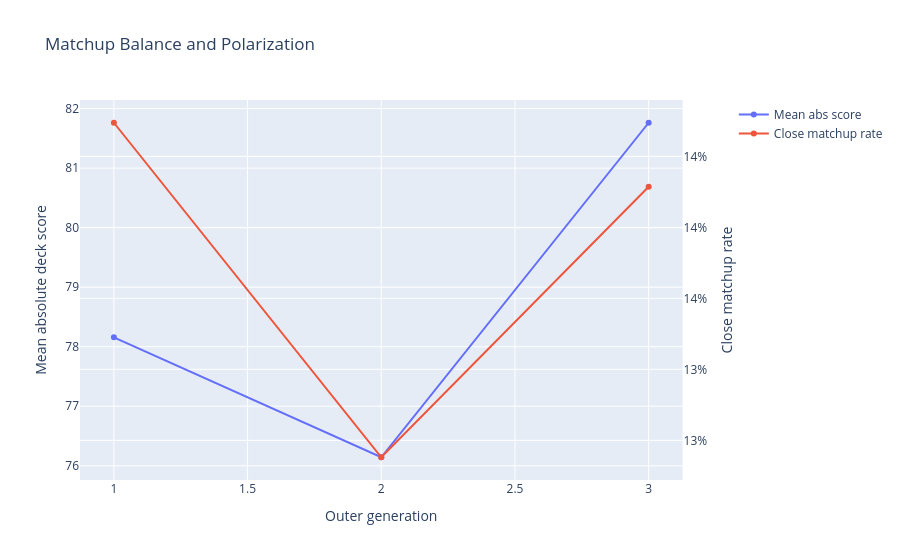

The notebook cell this image was saved under:
### Markdown cell above
## Matchup Balance

This graph answers: are matchups becoming closer to balanced, or more polarized?

The main line is mean absolute deck score. Lower values are closer to neutral matchups. The secondary line is close-matchup rate, the share of samples near even.

How to read it:

- Falling mean absolute score means matchups are becoming less one-sided.
- Rising close-matchup rate means more deck pairs are near even.
- High maximum absolute score means at least one very polarized matchup remains.
- Some polarization is normal in CCGs, but too much can imply hard counters and a fragile meta.

### Code cell
plot_matchup_balance_timeline(group_count=None).show()

### Figure 1 — Plotly figure (JSON) as saved in the notebook; plotly's stock layout.template omitted (floating-point values rounded to 4 significant figures)
{"data": [{"customdata": [[380.0, 190.0, 120.0], [420.0, 210.0, 120.0], [420.0, 210.0, 120.0]], "hovertemplate": "Generation: %{x}<br>Mean abs score: %{y:.2f}<br>Max abs score: %{customdata[2]:.2f}<br>Matchups: %{customdata[1]}<br>Samples: %{customdata[0]}<extra></extra>", "mode": "lines+markers", "name": "Mean abs score", "type": "scatter", "x": [1, 2, 3], "xaxis": "x", "y": [78.16, 76.14, 81.76], "yaxis": "y"}, {"hovertemplate": "Generation: %{x}<br>Close rate: %{y:.1%}<extra></extra>", "mode": "lines+markers", "name": "Close matchup rate", "type": "scatter", "x": [1, 2, 3], "xaxis": "x", "y": [0.1474, 0.1238, 0.1429], "yaxis": "y2"}], "layout": {"title": {"text": "Matchup Balance and Polarization"}, "xaxis": {"anchor": "y", "domain": [0, 0.94], "title": {"text": "Outer generation"}}, "yaxis": {"anchor": "x", "domain": [0, 1], "title": {"text": "Mean absolute deck score"}}, "yaxis2": {"anchor": "x", "overlaying": "y", "side": "right", "tickformat": ".0%", "title": {"text": "Close matchup rate"}}}}
